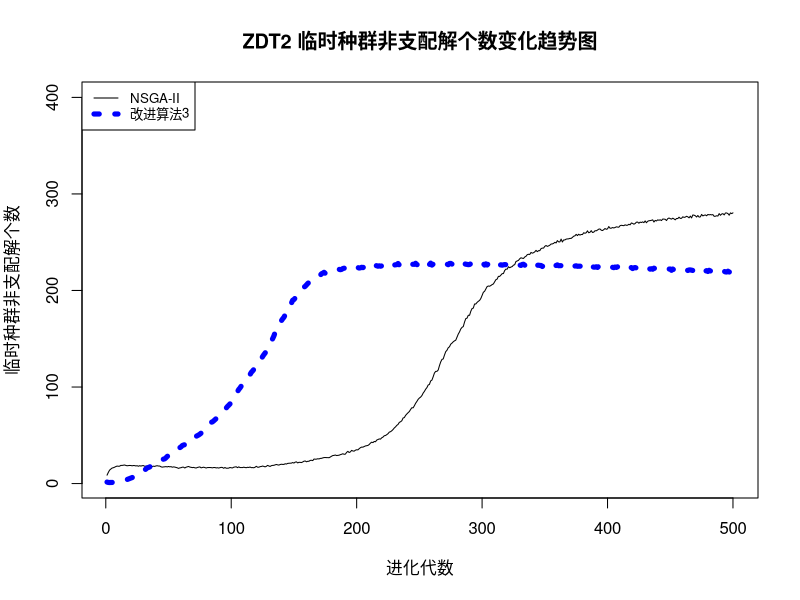

R code for this plot:
a<-read.table('a.txt')
#b<-read.table('b.txt')
b<-read.table('b.txt')
#d<-read.table('d.txt')

plot(1:500, a$V1, xlab="进化代数", ylab="临时种群非支配解个数", type="l", xlim=c(1, 500), ylim=c(1, 400), main="ZDT2 临时种群非支配解个数变化趋势图")

#lines(1:500, b$V1, lty=3, lwd=2.5, col="green")
lines(1:500, b$V1, lty=3, lwd=5, col="blue")
#lines(1:500, d$V1, lty=1, lwd=4.5, col="red")

legend.txt<-c("NSGA-II", "改进算法3")
legend("topleft", legend=legend.txt, col=c("black", "blue"), lty=c(1, 4), lwd=c(1,5), bty="o", cex=0.8)

